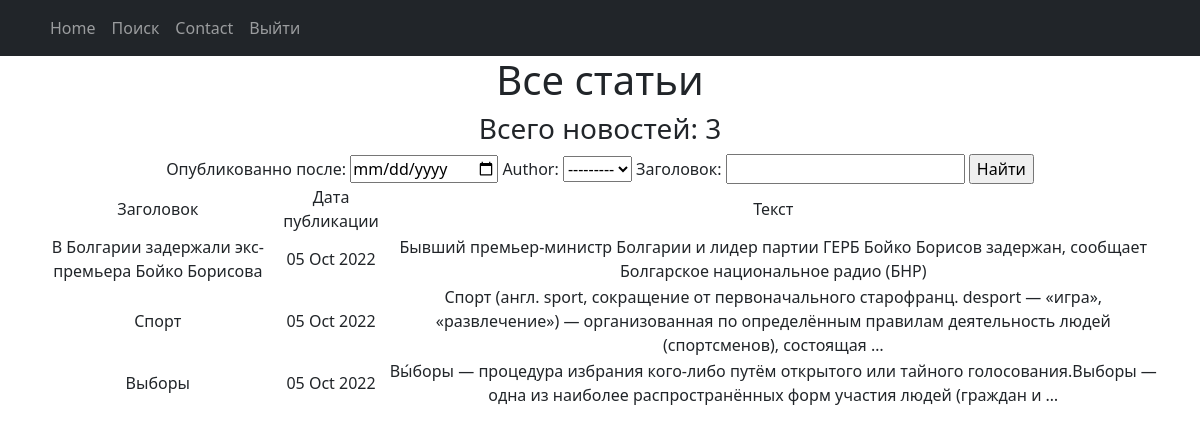
The app's page /news/search/ with its own data.
### portal/models.py (models this page shows, shortened)
class Post(models.Model):
    news = 'NW'
    article = 'AT'
    KIND = [(news, 'Новости'), (article, 'Статья')]
    author = models.ForeignKey(Author, on_delete=models.CASCADE)
    kind = models.CharField(max_length=2, choices=KIND, default=news)
    public_time = models.DateTimeField(auto_now_add=True)
    category = models.ManyToManyField(Category, through='PostCategory')
    article = models.CharField(max_length=255)
    text = models.TextField()
    rating = models.FloatField(default=0.0)

### portal/views.py (the view)
# urls.py: path('search/', NewSearch.as_view()),
class NewSearch(ListView):
    model = Post
    template_name = 'search_news.html'
    context_object_name = 'news'
    queryset = Post.objects.order_by('-public_time')
    def get_context_data(self, *, object_list=None, **kwargs):
        context = super().get_context_data(**kwargs)
        context['time_now'] = datetime.utcnow()
        context['filter'] = PostSearch(self.request.GET, queryset=self.get_queryset())
        return context

### portal/models.py (called while the page is built)
    def __str__(self):
        return f'{self.user}'

### portal/templatetags/custom_filters.py (called while the page is built)
@register.filter(name='censor')
def censor(values):
    values_list = values.lower().split()
    values = values.split()
    bad_words = ['хуй', 'пизда', 'ебать', 'блять', 'пиздец', 'нахуй']
    for i in range(len(values_list) - 1):
        if values_list[i] in bad_words:
            values[i] = '*' * len(values[i])
    return ' '.join(values)

### templates/search_news.html (shortened to what this page needs)
{% extends 'default.html' %}
{% load custom_filters %}
{%block content%}
<h1>Все статьи</h1>
<h3>Всего новостей: {{news|length}}</h3>
<form method="GET">
    {{ filter.form}}
    <input type="submit" value="Найти">
</form>
    <table>
        <tr>
            <td>
                Заголовок
            </td>
            <td>
                Дата публикации
            </td>
            <td>
                Текст
            </td>
        </tr>
        {% for new in filter.qs %}
        <tr>
            <td>
                {{new.article|censor}}
            </td>
            <td>
                {{new.public_time|date:'d M Y'}}
            </td>
            <td>
                {{new.text|truncatewords:20|censor}}
            </td>
        </tr>
        {% endfor%}
    </table>
{%endblock content%}

### templates/default.html (shortened to what this page needs)
<!DOCTYPE html>
<html lang="en">
    <head>
        {% load static %}
        <link href="{% static 'css/styles.css' %}" rel="stylesheet" />
    </head>
    <body>
        <nav class="navbar navbar-expand-lg navbar-dark bg-dark static-top">
   <div class="container">
       <div class="collapse navbar-collapse" id="navbarResponsive">
           <ul class="navbar-nav ml-auto">
               <li class="nav-item active">
                   <a class="nav-link" href="/news/">Home
                   </a>
               </li>
               <li class="nav-item">
                   <a class="nav-link" href="/news/search">Поиск</a>
               </li>
               <li class="nav-item">
                   <a class="nav-link" href="/contacts/">Contact</a>
               </li>
               <li class="nav-item">
                   <a class="nav-link" href="/accounts/logout/">Выйти</a>
               </li>
           </ul>
       </div>
   </div>
</nav>
        <div class="container">
            <div class="row">
                <div class="col-lg-12 text-center">
                    {% block content %}
                    {% endblock content %}
                </div>
            </div>
        </div>
    </body>
</html>

### records on screen
Post: article|censor "В Болгарии задержали экс-премьера Бойко Борисова", public_time "05 Oct 2022", text|censor "Бывший премьер-министр Болгарии и лидер партии ГЕРБ Бойко Борисов задержан, сообщает Болгарское национальное радио (БНР)"
Post: article|censor "Спорт", public_time "05 Oct 2022", text|censor "Спорт (англ. sport, сокращение от первоначального старофранц. desport — «игра», «развлечение») — организованная по определённым правилам деятельность людей (спортсменов), состоящая …"
Post: article|censor "Выборы", public_time "05 Oct 2022", text|censor "Вы́боры — процедура избрания кого-либо путём открытого или тайного голосования.Выборы — одна из наиболее распространённых форм участия людей (граждан и …"

### other values on screen
{{ news|length }} "3"
